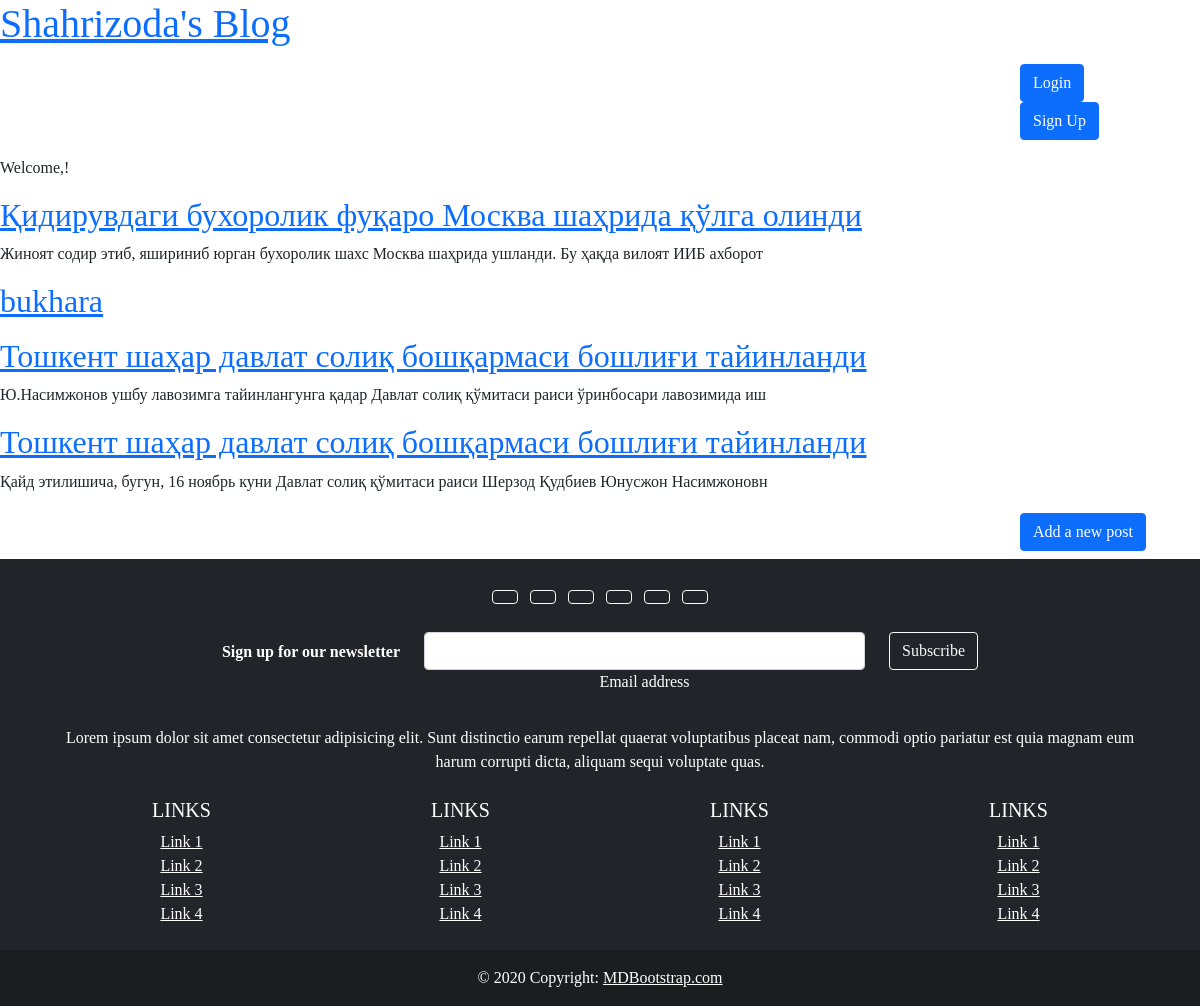
The page / on the database its author committed.
### blog/models.py (models this page shows, shortened)
class Post(models.Model):
    title=models.CharField(max_length=300)
    body=models.TextField()
    author=models.ForeignKey(
        'auth.User',
        on_delete=models.CASCADE
    ),
    created_at=models.DateTimeField(auto_now=True)
    objects= models.Manager()

### blog/views.py (the view)
# urls.py: path('',home.as_view(),name='home'),
class home(ListView):
    model=Post
    template_name='home.html'

### templates/home.html
{% extends "base.html" %}
{% block content %}
<p>Welcome,{{ user.username }}!</p>
{% for post in object_list %}
<div class="post-entry">
    <h2><a href="{% url 'detail_post' post.pk %}">{{ post.title }}</a></h2>
    <p>{{ post.body | slice:"100" }}</p>
</div>
{% endfor %}
{% endblock content %}

### templates/base.html (style rules this page uses)
body { font-family: cursive; text-decoration: none; }

### rows shown on the page
Post: title "Қидирувдаги бухоролик фуқаро Москва шаҳрида қўлга олинди", body "Жиноят содир этиб, яшириниб юрган бухоролик шахс Москва шаҳрида ушланди. Бу ҳақда вилоят ИИБ ахборот"
Post: title "bukhara"
Post: title "Тошкент шаҳар давлат солиқ бошқармаси бошлиғи тайинланди", body "Ю.Насимжонов ушбу лавозимга тайинлангунга қадар Давлат солиқ қўмитаси раиси ўринбосари лавозимида иш"
Post: title "Тошкент шаҳар давлат солиқ бошқармаси бошлиғи тайинланди", body "Қайд этилишича, бугун, 16 ноябрь куни Давлат солиқ қўмитаси раиси Шерзод Қудбиев Юнусжон Насимжоновн"
